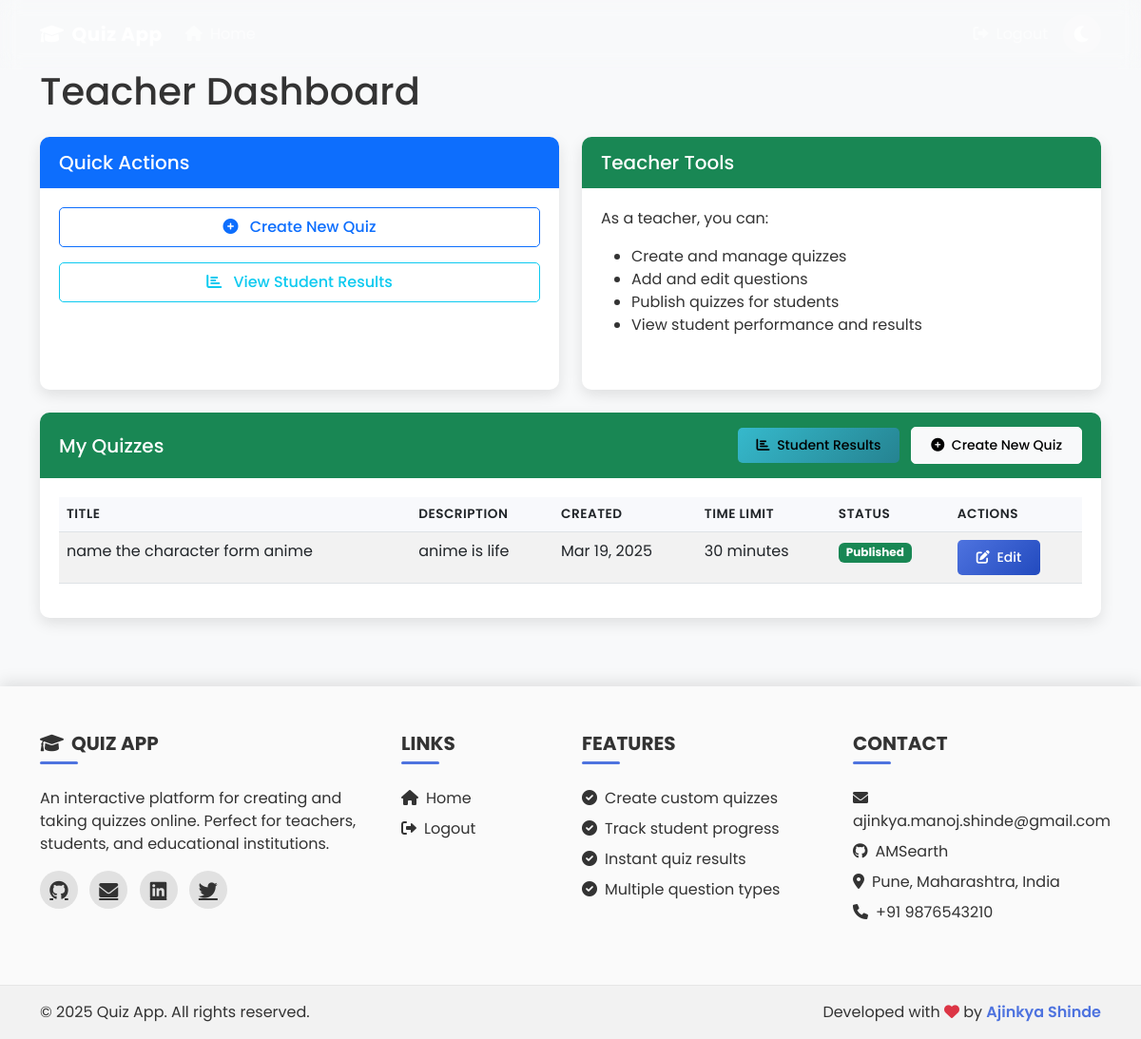
The page /teacher-dashboard/ (signed in) on the database its author committed.
### quiz_app/models.py (models this page shows, shortened)
class Quiz(models.Model):
    title = models.CharField(max_length=200)
    description = models.TextField()
    created_by = models.ForeignKey(User, on_delete=models.CASCADE, related_name='created_quizzes')
    created_at = models.DateTimeField(auto_now_add=True)
    time_limit = models.IntegerField(help_text="Time limit in minutes", default=30)
    is_published = models.BooleanField(default=False)

### quiz_app/views.py (the view)
# urls.py: path('teacher-dashboard/', views.teacher_dashboard, name='teacher_dashboard'),
@login_required
def teacher_dashboard(request):
    user_profile = get_object_or_404(UserProfile, user=request.user)
    if user_profile.user_type != 'teacher' or not user_profile.is_approved:
        return HttpResponseForbidden("You don't have permission to access this page.")
    quizzes = Quiz.objects.filter(created_by=request.user)
    return render(request, 'teacher_dashboard.html', {
        'quizzes': quizzes
    })

### quiz_app/models.py (called while the page is built)
    @property
    def is_approved(self):
        return self.approval_status == 'approved'

### templates/teacher_dashboard.html (shortened to what this page needs)
{% extends 'base.html' %}
{% block content %}
<div class="row">
    <div class="col-md-12">
        <h1 class="mb-4">Teacher Dashboard</h1>
        <div class="row mb-4">
            <div class="col-md-6">
                <div class="card h-100">
                    <div class="card-header bg-primary text-white">
                        <h5 class="mb-0">Quick Actions</h5>
                    </div>
                    <div class="card-body">
                        <div class="d-grid gap-3">
                            <a href="{% url 'create_quiz' %}" class="btn btn-outline-primary">
                                <i class="fas fa-plus-circle me-2"></i> Create New Quiz
                            </a>
                            <a href="{% url 'student_results' %}" class="btn btn-outline-info">
                                <i class="fas fa-chart-bar me-2"></i> View Student Results
                            </a>
                        </div>
                    </div>
                </div>
            </div>
            <div class="col-md-6">
                <div class="card h-100">
                    <div class="card-header bg-success text-white">
                        <h5 class="mb-0">Teacher Tools</h5>
                    </div>
                    <div class="card-body">
                        <p>As a teacher, you can:</p>
                        <ul>
                            <li>Create and manage quizzes</li>
                            <li>Add and edit questions</li>
                            <li>Publish quizzes for students</li>
                            <li>View student performance and results</li>
                        </ul>
                    </div>
                </div>
            </div>
        </div>
        <div class="card mb-4">
            <div class="card-header bg-success text-white d-flex justify-content-between align-items-center">
                <h5 class="mb-0">My Quizzes</h5>
                <div>
                    <a href="{% url 'student_results' %}" class="btn btn-info btn-sm me-2">
                        <i class="fas fa-chart-bar me-1"></i> Student Results
                    </a>
                    <a href="{% url 'create_quiz' %}" class="btn btn-light btn-sm">
                        <i class="fas fa-plus-circle me-1"></i> Create New Quiz
                    </a>
                </div>
            </div>
            <div class="card-body">
                {% if quizzes %}
                    <div class="table-responsive">
                        <table class="table table-striped">
                            <thead>
                                <tr>
                                    <th>Title</th>
                                    <th>Description</th>
                                    <th>Created</th>
                                    <th>Time Limit</th>
                                    <th>Status</th>
                                    <th>Actions</th>
                                </tr>
                            </thead>
                            <tbody>
                                {% for quiz in quizzes %}
                                    <tr>
                                        <td>{{ quiz.title }}</td>
                                        <td>{{ quiz.description|truncatechars:50 }}</td>
                                        <td>{{ quiz.created_at|date:"M d, Y" }}</td>
                                        <td>{{ quiz.time_limit }} minutes</td>
                                        <td>
                                            {% if quiz.is_published %}
                                                <span class="badge bg-success">Published</span>
                                            {% else %}
                                                <span class="badge bg-warning">Draft</span>
                                            {% endif %}
                                        </td>
                                        <td>
                                            <a href="{% url 'edit_quiz' quiz.id %}" class="btn btn-sm btn-primary">
                                                <i class="fas fa-edit me-1"></i> Edit
                                            </a>
                                        </td>
                                    </tr>
                                {% endfor %}
                            </tbody>
                        </table>
                    </div>
                {% else %}
                    <div class="alert alert-info">
                        You haven't created any quizzes yet. <a href="{% url 'create_quiz' %}">Create your first quiz</a>.
                    </div>
                {% endif %}
            </div>
        </div>
    </div>
</div>
{% endblock %}

### static/css/style.css (style rules this page uses)
:root { --primary-color: #4e73df; --primary-dark: #224abe; --success-color: #1cc88a; --success-dark: #13855c; --info-color: #36b9cc; --info-dark: #258391; --warning-color: #f6c23e; --warning-dark: #dda20a; --danger-color: #e74a3b; --danger-dark: #be2617; --background-color: #f8f9fa; --card-bg: #ffffff; --text-color: #333333; --text-muted: #6c757d; --border-color: rgba(0, 0, 0, 0.125); --shadow-color: rgba(0, 0, 0, 0.1); --shadow-hover: rgba(0, 0, 0, 0.15); --navbar-bg: rgba(255, 255, 255, 0.1); --navbar-bg-scrolled: rgba(78, 115, 223, 0.9); --navbar-blur: 10px; }
body { background-color: var(--background-color); color: var(--text-color); font-family: 'Poppins', sans-serif; transition: background-color 0.3s ease, color 0.3s ease; overflow-x: hidden; padding-top: 0; }
.card { box-shadow: 0 6px 15px var(--shadow-color); border: none; margin-bottom: 20px; border-radius: 10px; overflow: hidden; transition: all 0.3s ease; background-color: var(--card-bg); color: var(--text-color); }
.card-header { font-weight: 600; padding: 15px 20px; border-bottom: none; background-color: rgba(0, 0, 0, 0.03); }
.card-body { padding: 20px; }
.btn { border-radius: 5px; padding: 8px 20px; font-weight: 500; transition: all 0.3s ease; position: relative; overflow: hidden; z-index: 1; }
.btn::after { content: ''; position: absolute; bottom: 0; left: 0; width: 100%; height: 0; background: rgba(255, 255, 255, 0.2); transition: all 0.3s ease; z-index: -1; }
.btn-primary { background: linear-gradient(135deg, var(--primary-color) 0%, var(--primary-dark) 100%); border: none; }
.btn-info { background: linear-gradient(135deg, var(--info-color) 0%, var(--info-dark) 100%); border: none; }
.table { border-collapse: separate; border-spacing: 0; }
.table th { background-color: #f8f9fc; border-top: none; font-weight: 600; text-transform: uppercase; font-size: 0.85rem; letter-spacing: 0.5px; }
.table-striped tbody tr:nth-of-type(odd) { background-color: rgba(78, 115, 223, 0.05); }
.table tr { transition: all 0.3s ease; }

### rows shown on the page
Quiz: title "name the character form anime", description "anime is life", created_at "Mar 19, 2025", time_limit "30", is_published "Published"
